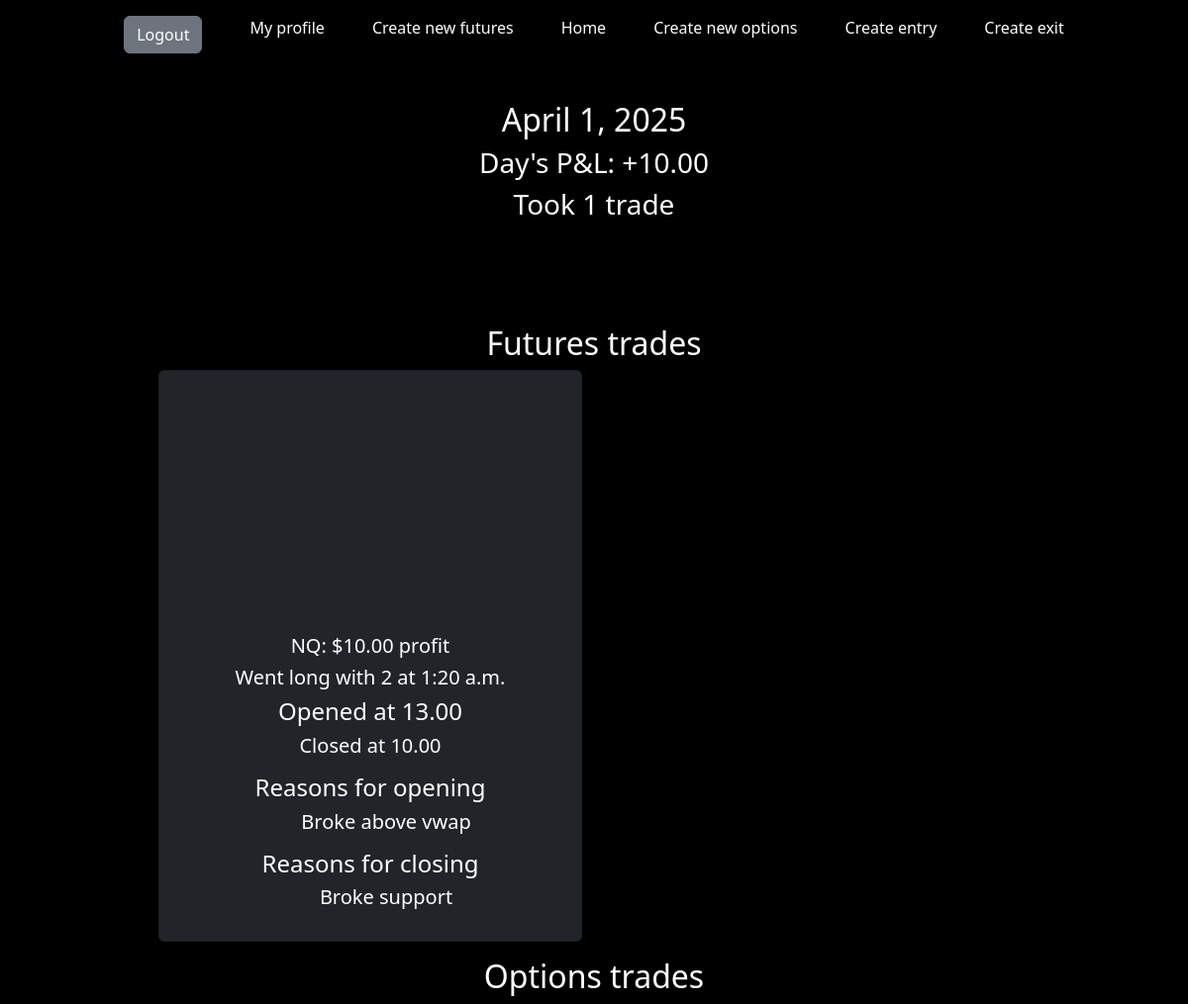
The app's page /date/2025-04-01/ (signed in), older data.
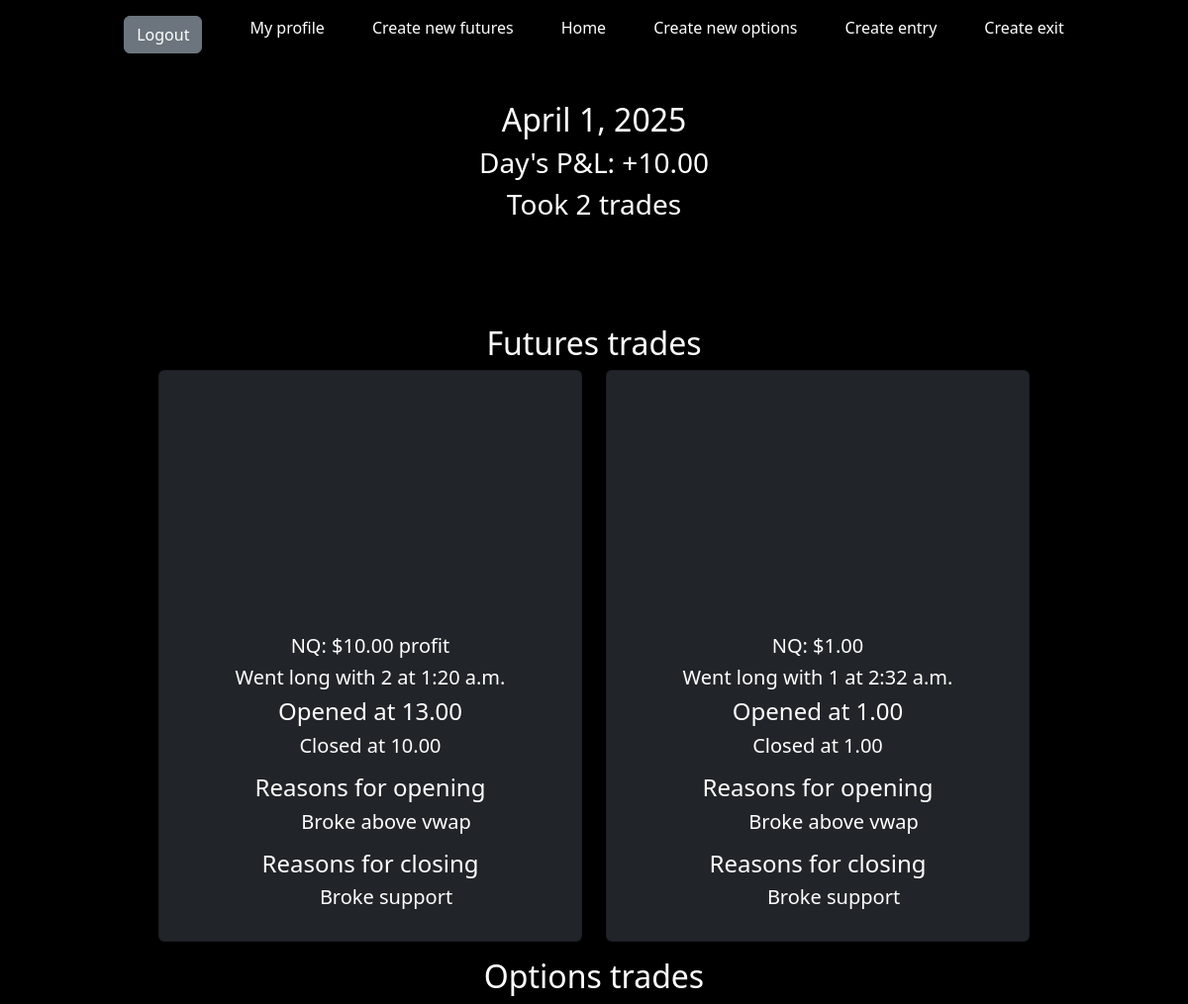
The same page, newer data.
### main/models.py (models this page shows, shortened)
class Trade(models.Model):
    user = models.ForeignKey(User, on_delete=models.CASCADE)
    ticker = models.CharField(max_length=5)
    long = models.BooleanField(default=None)
    short = models.BooleanField(default=None)
    entry_price = models.DecimalField(decimal_places=2, max_digits=7)
    average_down = models.BooleanField()
    reasons_entry = models.ManyToManyField(Enter_Trade, related_name='trades_as_entry1')
    profit = models.BooleanField()
    loss = models.BooleanField(default=None)
    p_and_l = models.DecimalField(decimal_places=2, max_digits=7)
    trim1 = models.DecimalField(decimal_places=2, max_digits=7, blank=True, null=True)
    trim2 = models.DecimalField(decimal_places=2, max_digits=7, blank=True, null=True)
    exit_price = models.DecimalField(decimal_places=2, max_digits=7)
    reasons_exit = models.ManyToManyField(Exit_Trade, related_name='trades_as_exit1')
    date = models.DateField()
    entry_time = models.TimeField()
    exit_time = models.TimeField()
    picture1 = models.ImageField(upload_to='trade_pictures/', blank=True, null=True, default='chart.png')
    picture2 = models.ImageField(upload_to='trade_pictures/', blank=True, null=True, default=None)
    quantity = models.BigIntegerField()
    other_notes = models.TextField(blank=True, null=True)

class Enter_Trade(models.Model):
    user = models.ForeignKey(User, on_delete=models.CASCADE)
    reason = models.CharField(max_length=255)
    profit = models.DecimalField(max_digits=10, decimal_places=2, default= 0.00)

class Exit_Trade(models.Model):
    user = models.ForeignKey(User, on_delete=models.CASCADE)
    reason = models.CharField(max_length=255)

### main/views.py (the view)
# urls.py: path('date/<str:date_str>/', views.dates, name='dates'),
def dates(request, date_str):  # Rename date to date_str initially
    user = request.user
    futures_trades = user.trade_set.all()
    options_trades = OptionsTrade.objects.filter(user = user)
    filtered_options_trades = options_trades.filter(date=date_str)
    filtered_futures_trades = futures_trades.filter(date=date_str)
    futures_profit = Decimal(0.00)
    options_profit = Decimal(0.00)
    try:
        date = datetime.strptime(date_str, '%Y-%m-%d').date()
    except ValueError:
        return HttpResponseNotFound("Invalid date format")
    total_trades = filtered_futures_trades.count() + filtered_options_trades.count()
    futures_wins = 0
    futures_losses = Decimal(0.00)
    options_losses = Decimal(0.00)
    options_wins = 0
    for trade in filtered_futures_trades:
        if trade.profit:
            futures_wins += 1
            futures_profit += trade.p_and_l
        if trade.loss:
            futures_losses += trade.p_and_l
    for trade in filtered_options_trades:
        if trade.profit:
            options_wins += 1
            options_profit += trade.p_and_l
        if trade.loss:
            options_losses += trade.p_and_l
    wins = futures_wins + options_wins
    total_profit = futures_profit +  options_profit - futures_losses - options_losses
    if total_trades == 0:
        profit_percentage = 0
    else:
        profit_percentage = (wins / total_trades) * 100
    context = {
        "filtered_futures_trades": filtered_futures_trades,
        "filtered_options_trades": filtered_options_trades,
        "total_profit": total_profit,
        "date": date,
        "total_trades": total_trades,
        "profit_percentage": profit_percentage.__round__()
    }
    return render(request, 'main/dates.html', context)

### main/templates/main/dates.html (shortened to what this page needs)
{% extends 'main/base.html' %}
{% block content %}
<div class="d-flex flex-column align-items-center mb-6">
    <h2>{{date}}</h2>
    {% if total_profit > 0 %}
    <h3>Day's P&L: +{{total_profit}}</h3>
    {% else %}
    <h3>Day's P&L: {{total_profit}}</h3>
    {% endif %}
    {% if total_trades == 1 %}
    <h3>Took 1 trade</h3>
    {% else %}
    <h3>Took {{total_trades}} trades</h3>
    {% endif %}
</div>
<h2 class="text-center">Futures trades</h2>
<section class="row row-cols-1 row-cols-md-2 g-4">
    {% for trade in filtered_futures_trades %}
    <div class="col">
        <div class="card bg-dark mb-3 text-center">
            <div class="d-flex" style="padding: 0 15em;">
            </div>
            <div class="card-body">
                <h5 class="card-text">
                    {{trade.ticker}}: ${{trade.p_and_l}}
                    {% if trade.profit == True %}
                        profit
                    {% elif trade.loss == True %}
                        loss
                    {% endif %}
                </h5>
                <h5 class="card-text">
                    {% if trade.long == True %}
                        Went long
                    {% elif trade.short == True %}
                        Went short
                    {% endif %}
                    with {{trade.quantity}}
                    at {{trade.entry_time}}
                </h5>
                <h4 class="card-text">Opened at {{trade.entry_price}}</h4>
                <h5 class="card-text">Closed at {{trade.exit_price}}</h5>
            </div>
            <div>
                <h4 class="card-text">Reasons for opening</h4>
                <ol>
                    {% for reason in trade.reasons_entry.all %}
                        <li><h5 class="card-text">{{reason.reason}}</h5></li>
                    {% endfor %}
                </ol>
            </div>
            <div>
                <h4>Reasons for closing</h4>
                <ol>
                    {% for reason in trade.reasons_exit.all %}
                        <li><h5 class="card-text">{{reason.reason}}</h5></li>
                    {% endfor %}
                </ol>
            </div>
            {% if trade.other_notes != None %}
                <div>
                </div>
            {% endif %}
        </div>
    </div>
    {% endfor %}
</section>
<h2 class="text-center">Options trades</h2>
{% endblock content %}

### main/templates/main/base.html (shortened to what this page needs)
{% load static %}
<!DOCTYPE html>
<html lang="en">
<head>
    <link href="https://cdn.jsdelivr.net/npm/bootstrap@5.3.3/dist/css/bootstrap.min.css" rel="stylesheet">    <link rel="shortcut icon" href="{% static 'favicon.png' %}">
    <link rel="stylesheet" href="{% static 'css/styles.css' %}">
</head>
<body id="body">
    {% if user.is_authenticated %}
    <header>
        <div class="header justify-content-center gap-5">
            <form action="{% url 'logout' %}" method="post">
                <button type="submit" class="btn btn-secondary">Logout</button>
            </form>
            <a href="/profile">My profile</a>
            <a href="/trade">Create new futures</a>
            <a href="/">Home</a>
            <a href="/options">Create new options</a>
            <a href="/entry">Create entry</a>
            <a href="/exit">Create exit</a>
        </div>
    </header>
    <div class="p-base">{% block content %}{% endblock content %}</div>
    {% endif %}
</body>
</html>

### static/css/styles.css (style rules this page uses)
h1, h2, h3, h4, h5, p, span, li, a, label { color: white; text-decoration: none; border: none !important; }
body { background-color: black; padding-top: 4em; }
.mb-6 { margin-bottom: 6em; }
ul, li { list-style: none; }
.header { display: none; }
.p-base { padding: 0 2em; }
@media (min-width: 650px) { body { padding-top: 1em; } }
@media (min-width: 650px) { .header { display: flex; } }
@media (min-width: 650px) { .p-base { padding: 3em 10em 0 10em; } }

Row changes from the older to the newer data that the page shows:
added Trade: ticker "NQ", p_and_l "1.00", long "Went long", quantity "1", entry_time "2:32 a.m.", entry_price "1.00", exit_price "1.00", Enter_Trade (reason "Broke above vwap"), Exit_Trade (reason "Broke support")
Text that changed along with them:
{{ total_trades }}: (not shown) → "2"
text no longer shown: "Took 1 trade"
text now shown: "Took trades"
